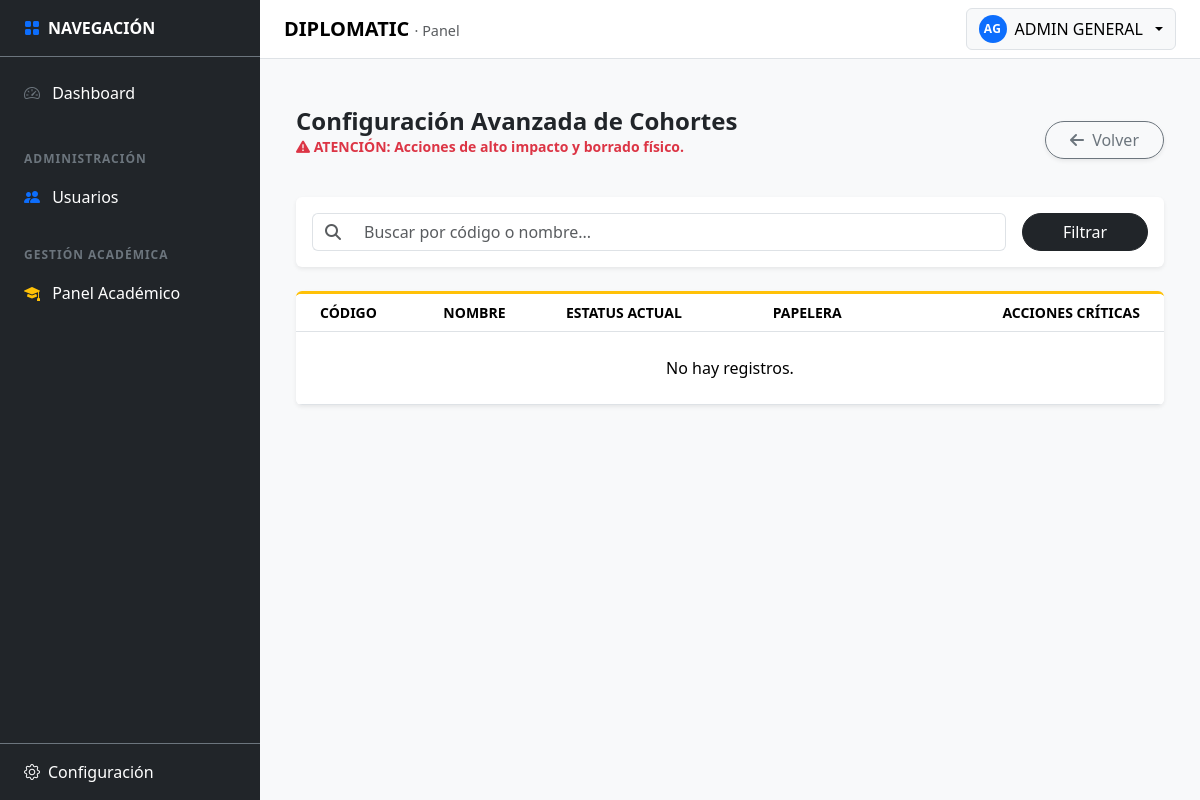
The page /public/academic/cohortes-config (signed in) on the database as committed earlier.
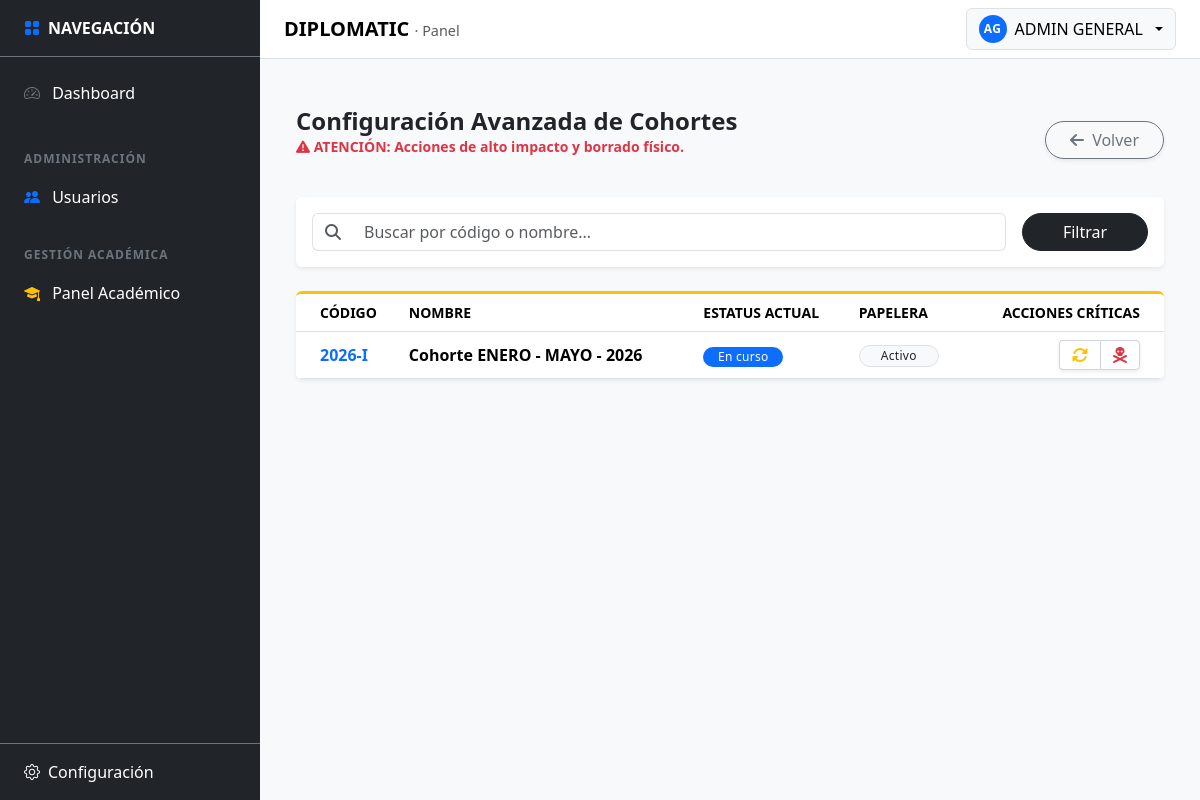
The same page on the database as committed later.
### tables this page shows
CREATE TABLE `tbl_cohortes` (
  `id` int(11) NOT NULL,
  `cohort_code` varchar(20) NOT NULL COMMENT 'Código institucional (ej: 2026-I)',
  `name` varchar(100) NOT NULL COMMENT 'Nombre descriptivo del periodo',
  `start_date` date NOT NULL COMMENT 'Inicio oficial del periodo académico',
  `end_date` date NOT NULL COMMENT 'Fin oficial del periodo académico',
  `enrollment_start` date DEFAULT NULL COMMENT 'Inicio de ventana de inscripción',
  `enrollment_end` date DEFAULT NULL COMMENT 'Cierre de ventana de inscripción',
  `description` text DEFAULT NULL,
  `base_campus` varchar(150) DEFAULT NULL COMMENT 'Sede base institucional',
  `cohort_status` enum('Planificada','En curso','Finalizada','Reabierta','Suspendida','Cancelada') NOT NULL DEFAULT 'Planificada',
  `is_active` tinyint(1) DEFAULT 1,
  `created_by` int(10) UNSIGNED DEFAULT NULL,
  `updated_by` int(10) UNSIGNED DEFAULT NULL,
  `created_at` timestamp NOT NULL DEFAULT current_timestamp(),
  `updated_at` timestamp NOT NULL DEFAULT current_timestamp() ON UPDATE current_timestamp()
);

### app/core/Controller.php (called while the page is built, shortened)
<?php
abstract class Controller
{
    protected function view(string $viewPath, array $data = []): void
    {
        View::render($viewPath, $data);
    }
}

### app/controllers/CohortesConfigController.php (called while the page is built, shortened)
<?php
class CohortesConfigController extends Controller
{
    private $model;
    public function __construct()
    {
        $this->model = new CohortesConfigModel();
    }
    public function index(): void
    {
        $search = $_GET['search'] ?? '';
        $this->view('academic/cohortes_config/index', [
            'cohortes' => $this->model->getAll($search),
            'search'   => $search
        ]);
    }
}

### app/core/Router.php (called while the page is built, shortened)
<?php
final class Router
{
  private array $routes = [
    'GET' => [],
    'POST' => [],
  ];
  public function get(string $path, array $handler): void
  {
    $this->routes['GET'][$this->normalize($path)] = $handler;
  }
  public function post(string $path, array $handler): void
  {
    $this->routes['POST'][$this->normalize($path)] = $handler;
  }
  public function dispatch(): void
  {
    $method = $_SERVER['REQUEST_METHOD'] ?? 'GET';
    $uri = parse_url($_SERVER['REQUEST_URI'] ?? '/', PHP_URL_PATH) ?? '/';
    $basePath = $this->detectBasePath();
    $path = $this->normalize(str_replace($basePath, '', $uri) ?: '/');
    $handler = $this->routes[$method][$path] ?? null;
    [$class, $action] = $handler;
    $controller = new $class();
    $controller->$action();
  }
  private function normalize(string $path): string
  {
    $path = '/' . trim($path, '/');
    return $path === '//' ? '/' : $path;
  }
  private function detectBasePath(): string
  {
    $scriptName = $_SERVER['SCRIPT_NAME'] ?? '';
    $dir = str_replace('\\', '/', dirname($scriptName));
    return rtrim($dir, '/');
  }
}

### app/core/Bootstrap.php (called while the page is built, shortened)
<?php
final class Bootstrap
{
    public function run(): void
    {
        $router = new Router();
        $router->get('/', [AuthController::class, 'showLogin']);
        $router->post('/login', [AuthController::class, 'doLogin']);
        $router->get('/logout', [AuthController::class, 'logout']);
        $router->get('/dashboard', [DashboardController::class, 'index']);
        $router->get('/profile', [ProfileController::class, 'index']);
        $router->post('/profile/update', [ProfileController::class, 'update']);
        $router->get('/profile/security', [ProfileController::class, 'security']);
        $router->post('/profile/change-password', [ProfileController::class, 'changePassword']);
        $router->get('/settings', [SettingsController::class, 'index']);
        $router->get('/settings/correo', [SettingsEmailController::class, 'index']);
        $router->post('/settings/save-correo', [SettingsEmailController::class, 'save']);
        $router->post('/settings/test-correo', [SettingsEmailController::class, 'test']);
        $router->get('/settings/empresa', [SettingsCompanyController::class, 'index']);
        $router->post('/settings/empresa/save', [SettingsCompanyController::class, 'save']);
        $router->get('/settings/whatsapp', [SettingsWhatsappController::class, 'index']);
        $router->post('/settings/whatsapp/save-template', [SettingsWhatsappController::class, 'saveTemplate']);
        $router->post('/settings/whatsapp/log', [SettingsWhatsappController::class, 'logSend']);
        $router->get('/settings/eventos', [SettingsEventsController::class, 'index']);
        $router->get('/settings/eventos/filter', [SettingsEventsController::class, 'filter']);
        $router->get('/academic', [AcademicController::class, 'index']);
        $router->get('/academic/diplomados', [DiplomadosController::class, 'index']);
        $router->get('/academic/diplomados/create', [DiplomadosController::class, 'create']);
        $router->post('/academic/diplomados/save', [DiplomadosController::class, 'save']);
        $router->get('/academic/diplomados/edit', [DiplomadosController::class, 'edit']);
        $router->post('/academic/diplomados/update', [DiplomadosController::class, 'update']);
        $router->post('/academic/diplomados/delete', [DiplomadosController::class, 'delete']);
        $router->get('/academic/diplomados/getDetails', [DiplomadosController::class, 'getDetails']);
        $router->get('/academic/diplomados/export', [\App\Controllers\ExportController::class, 'pdf']);
        $router->get('/academic/cohortes', [CohortesController::class, 'index']);
        $router->get('/academic/cohortes/create', [CohortesController::class, 'create']);
        $router->post('/academic/cohortes/save', [CohortesController::class, 'save']);
        $router->post('/academic/cohortes/update', [CohortesController::class, 'update']);
        $router->post('/academic/cohortes/delete', [CohortesController::class, 'delete']);
        $router->get('/academic/cohortes/getDetails', [CohortesController::class, 'getDetails']);
        $router->get('/academic/cohortes/changeStatus', [CohortesController::class, 'changeStatus']);
        $router->get('/academic/cohortes/logAccess', [CohortesController::class, 'logAccess']);
        $router->get('/academic/cohortes-config', [CohortesConfigController::class, 'index']);
        $router->get('/academic/cohortes-config/getDetails', [CohortesConfigController::class, 'getDetails']);
        $router->post('/academic/cohortes-config/updateStatus', [CohortesConfigController::class, 'updateStatus']);
        $router->post('/academic/cohortes-config/hardDelete', [CohortesConfigController::class, 'hardDelete']);
        $router->get('/academic/grupos', [GruposController::class, 'index']);
        $router->post('/academic/grupos/save', [GruposController::class, 'save']);
        $router->post('/academic/grupos/update', [GruposController::class, 'update']);
        $router->post('/academic/grupos/delete', [GruposController::class, 'delete']);
        $router->get('/academic/grupos/getDetails', [GruposController::class, 'getDetails']);
        $router->get('/academic/grupos/logAccess', [GruposController::class, 'logAccess']);
        $router->get('/academic/profesores', [ProfesoresController::class, 'index']);
        $router->get('/UserSecurity', [UserSecurityController::class, 'index']);
        $router->post('/UserSecurityController/updatePassword', [UserSecurityController::class, 'changePassword']);
        $router->post('/UserSecurityController/updateStatus', [UserSecurityController::class, 'changeStatus']);
        $router->get('/users', [UsersController::class, 'index']);
        $router->post('/users/save', [UsersController::class, 'save']);
        $router->post('/users/delete', [UsersController::class, 'delete']);
        $router->get('/register', [RegisterController::class, 'index']);
        $router->post('/register/submit', [RegisterController::class, 'submit']);
        $router->get('/register/validate', [RegisterController::class, 'validateToken']);
        $router->post('/register/create-password', [RegisterController::class, 'createPassword']);
        $router->get('/register/complete', [RegisterController::class, 'completeProfile']);
        $router->get('/forgot-password', [RegisterController::class, 'forgotPasswordIndex']);
        $router->post('/forgot-password/submit', [RegisterController::class, 'forgotPasswordSubmit']);
        $router->dispatch();
    }
}

### public/index.php (called while the page is built, shortened)
<?php
require_once __DIR__ . '/../app/core/Autoload.php';
$app = new \App\Core\Bootstrap();
$app->run();

### app/models/CohortesConfigModel.php (called while the page is built, shortened)
<?php
class CohortesConfigModel
{
    private $db;
    public function __construct()
    {
        $this->db = (new Database())->getConnection();
    }
    public function getAll(string $search = ''): array
    {
        $sql = "SELECT c.* FROM tbl_cohortes c
                WHERE (c.name LIKE ? OR c.cohort_code LIKE ?)
                ORDER BY c.id DESC";
        $stmt = $this->db->prepare($sql);
        $term = "%$search%";
        $stmt->execute([$term, $term]);
        return $stmt->fetchAll(PDO::FETCH_ASSOC);
    }
}

### app/core/Autoload.php (called while the page is built, shortened)
<?php
spl_autoload_register(function (string $class): void {
  $prefix = 'App\\';
  $baseDir = __DIR__ . '/../';
  $len = strlen($prefix);
  $relativeClass = substr($class, $len);
  $relativePath = str_replace('\\', '/', $relativeClass);
  $parts = explode('/', $relativePath);
  if (!empty($parts[0])) {
    $map = [
      'Core'        => 'core',
      'Controllers' => 'controllers',
      'Models'      => 'models',
      'Config'      => 'config',
      'Middleware'  => 'middleware',
      'Views'       => 'views',
      'Services'    => 'services',
    ];
    if (isset($map[$parts[0]])) {
      $partsMapped = $parts;
      $partsMapped[0] = $map[$parts[0]];
      $file = $baseDir . implode('/', $partsMapped) . '.php';
      if (file_exists($file)) { require_once $file; return; }
    }
  }
});

### app/core/Database.php (called while the page is built, shortened)
<?php
final class Database
{
  private static ?PDO $pdo = null;
  public static function getConnection(): PDO
  {
    if (self::$pdo instanceof PDO) {
      return self::$pdo;
    }
    $configFile = __DIR__ . '/../config/database.php';
    $cfg = require $configFile;
    $host = $cfg['host'] ?? '127.0.0.1';
    $dbname = $cfg['dbname'] ?? '';
    $user = $cfg['user'] ?? 'root';
    $pass = $cfg['pass'] ?? '';
    $charset = $cfg['charset'] ?? 'utf8mb4';
    $dsn = "mysql:host={$host};dbname={$dbname};charset={$charset}";
    try {
      self::$pdo = new PDO($dsn, $user, $pass, [
        PDO::ATTR_ERRMODE => PDO::ERRMODE_EXCEPTION,
        PDO::ATTR_DEFAULT_FETCH_MODE => PDO::FETCH_ASSOC,
        PDO::ATTR_EMULATE_PREPARES => false,
      ]);
      return self::$pdo;
    } catch (PDOException $e) {
      throw new \RuntimeException('Error de conexión a la base de datos. Verifique credenciales y que MySQL esté activo.');
    }
  }
}

### app/config/database.php (called while the page is built)
<?php
return [
  'host' => '127.0.0.1',
  'dbname' => 'db_diplomatic',
  'user' => 'root',
  'pass' => '',
  'charset' => 'utf8mb4',
];

### app/views/academic/cohortes_config/index.php (the view, shortened to what the changed rows need)
<link rel="stylesheet" href="https://cdnjs.cloudflare.com/ajax/libs/font-awesome/6.4.0/css/all.min.css">
<link rel="stylesheet" href="https://cdn.jsdelivr.net/npm/sweetalert2@11/dist/sweetalert2.min.css">
<link rel="stylesheet" href="/diplomatic/public/assets/css/academic_cohortes_config.css">
<div class="container-fluid py-4">
    <div class="d-flex justify-content-between align-items-center mb-4">
        <div>
            <h2 class="h4 fw-bold mb-0 text-dark">Configuración Avanzada de Cohortes</h2>
        </div>
    </div>
    <div class="card border-0 shadow-sm overflow-hidden border-top border-warning border-3">
        <div class="table-responsive">
            <table class="table table-hover align-middle mb-0">
                <thead class="bg-light small fw-bold text-secondary text-uppercase">
                    <tr>
                        <th class="ps-4">Código</th>
                        <th>Nombre</th>
                        <th>Estatus Actual</th>
                        <th>Papelera</th>
                        <th class="text-end pe-4">Acciones Críticas</th>
                    </tr>
                </thead>
                <tbody>
                    <?php if (empty($cohortes)): ?>
                        <tr><td colspan="5" class="text-center py-4">No hay registros.</td></tr>
                    <?php else: ?>
                        <?php foreach ($cohortes as $c): ?>
                            <tr>
                                <td class="ps-4 fw-bold text-primary"><?= $c['cohort_code'] ?></td>
                                <td class="fw-bold"><?= $c['name'] ?></td>
                                <td>
                                    <?php
                                        $bg = match(trim(strtolower($c['cohort_status']))) {
                                            'planificada' => 'bg-secondary',
                                            'en curso'    => 'bg-primary',
                                            'finalizada'  => 'bg-success',
                                            'reabierta'   => 'bg-warning text-dark',
                                            'suspendida'  => 'bg-danger',
                                            'cancelada'   => 'bg-dark',
                                            default       => 'bg-light text-dark'
                                        };
                                    ?>
                                    <span class="badge rounded-pill <?= $bg ?>"><?= $c['cohort_status'] ?></span>
                                </td>
                                <td>
                                    <?php if ($c['is_active'] == 0): ?>
                                        <span class="badge bg-danger rounded-pill">En Papelera</span>
                                    <?php else: ?>
                                        <span class="badge bg-light border text-dark rounded-pill">Activo</span>
                                    <?php endif; ?>
                                </td>
                                <td class="text-end pe-4">
                                    <div class="btn-group-custom shadow-sm">
                                        <button type="button" class="btn btn-status" data-id="<?= $c['id'] ?>" title="Forzar Estatus / Revivir">
                                            <i class="fas fa-sync-alt text-warning"></i>
                                        </button>
                                        <button type="button" class="btn btn-hard-delete" data-id="<?= $c['id'] ?>" data-name="<?= $c['name'] ?>" title="Borrado Físico Definitivo">
                                            <i class="fas fa-skull-crossbones text-danger"></i>
                                        </button>
                                    </div>
                                </td>
                            </tr>
                        <?php endforeach; ?>
                    <?php endif; ?>
                </tbody>
            </table>
        </div>
    </div>
</div>

Rows that differ between the two databases and show on the page:
added tbl_cohortes: cohort_code "2026-I", name "Cohorte ENERO - MAYO - 2026", cohort_status "En curso", is_active "Activo"
Other text that changed with them:
text no longer shown: "No hay registros."
